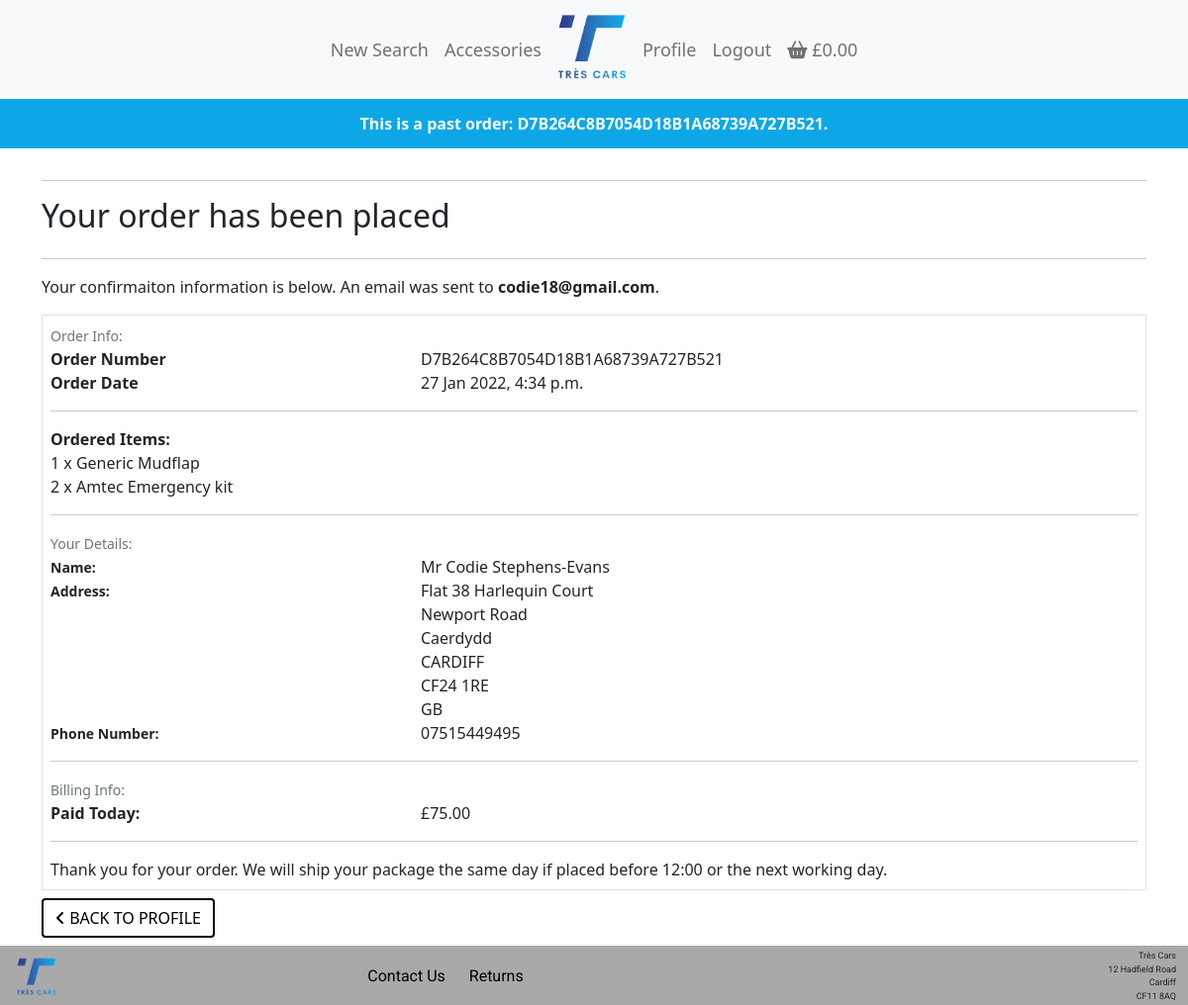
The page /profile/accessory_order_detail/D7B264C8B7054D18B1A68739A727B521 (signed in) on the database its author committed.
### checkout/models.py (models this page shows, shortened)
class accessory_order(models.Model):
    order_number = models.CharField(max_length=32, null=False, editable=False)
    order_type = models.CharField(
        max_length=15, null=False, blank=False, default="accessories"
    )
    user_profile = models.ForeignKey(
        UserProfile,
        on_delete=models.SET_NULL,
        null=True,
        blank=True,
        related_name="AccessoryOrders",
    )
    full_name = models.CharField(max_length=50, null=False, blank=False)
    email = models.EmailField(max_length=254, null=False, blank=False)
    phone_number = models.CharField(max_length=20, null=False, blank=False)
    postcode = models.CharField(max_length=20, null=True, blank=True)
    town_or_city = models.CharField(max_length=40, null=False, blank=False)
    street_address1 = models.CharField(max_length=80, null=False, blank=False)
    street_address2 = models.CharField(max_length=80, null=True, blank=True)
    county = models.CharField(max_length=80, null=True, blank=True)
    country = CountryField(blank_label="Country *", null=False, blank=False)
    date = models.DateTimeField(auto_now_add=True)
    delivery_cost = models.DecimalField(
        max_digits=6, decimal_places=2, null=False, default=0
    )
    order_total = models.DecimalField(
        max_digits=10, decimal_places=2, null=False, default=0
    )
    grand_total = models.DecimalField(
        max_digits=10, decimal_places=2, null=False, default=0
    )
    original_bag = models.TextField(null=False, blank=False, default="")
    stripe_pid = models.CharField(
        max_length=254, null=False, blank=False, default="")
    status = models.CharField(max_length=80, null=True, blank=True,
                              choices=order_status, default="Processing")

class accessory_order_line_item(models.Model):
    order = models.ForeignKey(
        accessory_order,
        null=False,
        blank=False,
        on_delete=models.CASCADE,
        related_name="accessorylineitems",
    )
    accessory = models.ForeignKey(
        Accessory, null=False, blank=False, on_delete=models.CASCADE
    )
    quantity = models.IntegerField(null=False, blank=False, default=1)
    lineitem_total = models.DecimalField(
        max_digits=6, decimal_places=0, null=False, blank=False, editable=False
    )

### accessories/models.py (models this page shows, shortened)
class Accessory(models.Model):
    class Meta:
        verbose_name_plural = "Accessories"
    category = models.ForeignKey(
        "Category", null=True, blank=True, on_delete=models.SET_NULL
    )
    sku = models.CharField(max_length=254, null=False, blank=False)
    name = models.CharField(max_length=254, null=False, blank=False)
    brand = models.CharField(max_length=254, null=False, blank=False)
    vehicle_make = models.CharField(max_length=50, null=False, blank=False)
    vehicle_model = models.CharField(max_length=50, null=False, blank=False)
    price = models.DecimalField(max_digits=6, decimal_places=2, null=False, blank=False)
    quantity_available = models.IntegerField(null=False, blank=False)
    accessory_type = models.CharField(max_length=254, null=False, blank=False)
    description = models.TextField()
    image = models.ImageField(null=True, blank=True)

### profiles/views.py (the view)
@login_required
def accessory_order_detail(request, order_number):
    order = get_object_or_404(accessory_order, order_number=order_number)
    messages.info(request, (f"This is a past order: {order_number}."))
    template = "checkout/checkout_success.html"
    context = {
        "order": order,
        "from_profile": True,
    }
    return render(request, template, context)

### bag/contexts.py (called while the page is built, shortened)
def vehicle_bag_contents(request):
    vehicle_bag_items = []
    total = 0
    item_count = 0
    vehicle_bag = request.session.get('vehicle_bag', {})
    delivery = 0
    grand_total = delivery + total
    context = {
        'vehicle_bag_items': vehicle_bag_items,
        'vehicle_total': total,
        'vehicle_item_count': item_count,
        'vehicle_grand_total': grand_total,
    }
    return context

def bag_contents(request):
    bag_items = []
    total = 0
    accessory_count = 0
    bag = request.session.get('bag', {})
    grand_total = total
    context = {
        'bag_items': bag_items,
        'total': total,
        'accessory_count': accessory_count,
        'grand_total': grand_total,
    }
    return context

### checkout/templates/checkout/checkout_success.html (shortened to what this page needs)
{% extends "base.html" %}
{% load static %}
{% load mathfilters %}
{% block extra_css %}
<link rel="stylesheet" href="{% static 'checkout/css/checkout.css' %}">
{% endblock %}
{% block content %}
<div class="container my-auto">
    <div class="row">
        <div class="col">
            <hr>
            <h2 class="logo-font mb-4">
                {% if order.order_type == 'vehicle' %}Your vehicle has been reserved{% else %}Your order has been
                placed{% endif %}
            </h2>
            <hr>
            <p class="text-black">Your confirmaiton information is below. An email
                {% if from_profile %}was{% else %}will be{% endif %} sent to <strong>{{ order.email }}</strong>.</p>
        </div>
    </div>
    <div class="row">
        <div class="col-12">
            <div class="order-confirmation-wrapper p-2 border">
                <div class="row">
                    <div class="col">
                        <small class="text-muted">Order Info:</small>
                    </div>
                </div>
                <div class="row">
                    <div class="col-12 col-md-4">
                        <p class="mb-0 bold">Order Number</p>
                    </div>
                    <div class="col-12 col-md-8 text-md-right">
                        <p class="mb-0">{{ order.order_number }}</p>
                    </div>
                </div>
                <div class="row">
                    <div class="col-12 col-md-4">
                        <p class="mb-0 bold">Order Date</p>
                    </div>
                    <div class="col-12 col-md-8 text-md-right">
                        <p class="mb-0">{{ order.date }}</p>
                    </div>
                </div>
                <hr>
                <div class="row">
                    <div class="col-12 col-md-4">
                        <p class="mb-0 bold">{% if order.order_type == 'vehicle' %}Reserved Vehicle:{% else %}Ordered
                            Items:{% endif %}</p>
                    </div>
                    {% for item in order.accessorylineitems.all %}
                    <div class="col-12 text-md-right">
                        <p class="mb-0">
                            {{ item.quantity }} x {{ item.accessory.brand | capfirst }}
                            {{ item.accessory.accessory_type | capfirst }}
                        </p>
                    </div>
                    {% endfor %}
                </div>
                <hr>
                <div class="row">
                    <div class="col">
                        <small class="text-muted">Your Details:</small>
                    </div>
                </div>
                <div class="row">
                    <div class="col-12 col-md-4">
                        <small class="bold">Name:</small>
                    </div>
                    <div class="col-12 col-md-8 text-md-right">
                        <p class="mb-0">{{ order.full_name }}</p>
                    </div>
                </div>
                <div class="row">
                    <div class="col-12 col-md-4">
                        <small class="bold">Address:</small>
                    </div>
                    <div class="col-12 col-md-8 text-md-right">
                        <p class="mb-0">{{ order.street_address1 }}</p>
                        {% if order.street_address2 %}
                        <p class="mb-0">{{ order.street_address2 }}</p>
                        {% endif %}
                        {% if order.county %}
                        <p class="mb-0">{{ order.county }}</p>
                        {% endif %}
                        <p class="mb-0">{{ order.town_or_city }}</p>
                        {% if order.postcode %}
                        <p class="mb-0">{{ order.postcode }}</p>
                        {% endif %}
                        <p class="mb-0">{{ order.country }}</p>
                    </div>
                </div>
                <div class="row">
                    <div class="col-12 col-md-4">
                        <small class="bold">Phone Number:</small>
                    </div>
                    <div class="col-12 col-md-8 text-md-right">
                        <p class="mb-0">{{ order.phone_number }}</p>
                    </div>
                </div>
                <hr>
                <div class="row">
                    <div class="col">
                        <small class="text-muted">Billing Info:</small>
                    </div>
                </div>
                <div class="row">
                    <div class="col-12 col-sm-4">
                        <p class="mb-0 bold">Paid Today:</p>
                    </div>
                    <div class="col-12 col-sm-8 text-md-right">
                        <p class="mb-0">£{{ order.order_total }}</p>
                    </div>
                </div>
                <hr>
                <div class="row">
                    <div class="col-12">
                        {% if order.order_type == 'vehicle' %}
                        <p class="mb-0 text-small">
                            Thank you for your reservation, we will call you on {{ order.phone_number }} within the next
                            hour to confirm a date and time for you to collect your new vehicle.
                            <br>
                            If you have ordered after working hours or on a weekend, we will call the next working day.
                        </p>
                        <br>
                        <p class="bold">Please note, vehicles must be taxed and insured before leaving our premesis.</p>
                        {% else %}
                        <p class="mb-0 text-small">Thank you for your order. We will ship your package the same day if
                            placed before 12:00 or the next working day.</p>
                        {% endif %}
                    </div>
                </div>
            </div>
        </div>
    </div>
    <div class="row">
        <div class="col-12 my-2 more-button-container">
            {% if from_profile %}
            <a href="{% url 'profile' %}" class="btn btn--black-border">
                <span class="icon mr-2">
                    <i class="fas fa-angle-left" aria-hidden="true"></i>
                </span>
                <span class="text-uppercase">Back To Profile</span>
            </a>
            {% endif %}
        </div>
    </div>
</div>
{% endblock %}

### static/css/base.css (style rules this page uses)
* { border: 0; margin: 0; padding: 0; }
body { min-height: 100vh; display: flex; flex-direction: column; }
.bold { font-weight: bold; }
.btn--black-border { background-color: white; border: 2px solid black; color: black; width: fit-content; }

### checkout/static/checkout/css/checkout.css (style rules this page uses)
.more-button-container { text-align: left; }

### rows shown on the page
accessory_order: email "codie18@gmail.com", order_number "D7B264C8B7054D18B1A68739A727B521", date "27 Jan 2022, 4:34 p.m.", full_name "Mr Codie Stephens-Evans", street_address1 "Flat 38 Harlequin Court", street_address2 "Newport Road", county "Caerdydd", town_or_city "CARDIFF", postcode "CF24 1RE", country "GB", phone_number "07515449495", order_total "75.00"
accessory_order_line_item: quantity "1", accessory.brand "Generic", accessory.accessory_type "Mudflap"
accessory_order_line_item: quantity "2", accessory.brand "Amtec", accessory.accessory_type "Emergency kit"

### other values the page prints
{{ message }} "This is a past order: D7B264C8B7054D18B1A68739A727B521."
